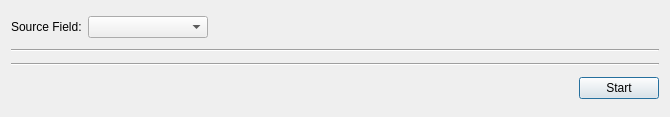
<?xml version="1.0" encoding="UTF-8"?>
<ui version="4.0">
 <class>Dialog</class>
 <widget class="QDialog" name="Dialog">
  <property name="geometry">
   <rect>
    <x>0</x>
    <y>0</y>
    <width>670</width>
    <height>117</height>
   </rect>
  </property>
  <property name="sizePolicy">
   <sizepolicy hsizetype="Preferred" vsizetype="Preferred">
    <horstretch>0</horstretch>
    <verstretch>5</verstretch>
   </sizepolicy>
  </property>
  <property name="windowTitle">
   <string>Batch Download Pictures From Google Images</string>
  </property>
  <layout class="QVBoxLayout" name="verticalLayout">
   <item>
    <layout class="QHBoxLayout" name="horizontalLayout">
     <item>
      <widget class="QLabel" name="label">
       <property name="text">
        <string>Source Field:</string>
       </property>
      </widget>
     </item>
     <item>
      <widget class="QComboBox" name="srcField">
       <property name="minimumSize">
        <size>
         <width>120</width>
         <height>0</height>
        </size>
       </property>
      </widget>
     </item>
     <item>
      <spacer name="horizontalSpacer">
       <property name="orientation">
        <enum>Qt::Horizontal</enum>
       </property>
       <property name="sizeHint" stdset="0">
        <size>
         <width>40</width>
         <height>20</height>
        </size>
       </property>
      </spacer>
     </item>
    </layout>
   </item>
   <item>
    <widget class="Line" name="line">
     <property name="orientation">
      <enum>Qt::Horizontal</enum>
     </property>
    </widget>
   </item>
   <item>
    <layout class="QGridLayout" name="gridLayout" columnstretch="0"/>
   </item>
   <item>
    <widget class="Line" name="line_2">
     <property name="orientation">
      <enum>Qt::Horizontal</enum>
     </property>
    </widget>
   </item>
   <item>
    <layout class="QHBoxLayout" name="horizontalLayout_3">
     <item>
      <spacer name="horizontalSpacer_2">
       <property name="orientation">
        <enum>Qt::Horizontal</enum>
       </property>
       <property name="sizeHint" stdset="0">
        <size>
         <width>40</width>
         <height>20</height>
        </size>
       </property>
      </spacer>
     </item>
     <item>
      <widget class="QPushButton" name="pushButton">
       <property name="text">
        <string>Start</string>
       </property>
      </widget>
     </item>
    </layout>
   </item>
  </layout>
 </widget>
 <resources/>
 <connections>
  <connection>
   <sender>pushButton</sender>
   <signal>clicked()</signal>
   <receiver>Dialog</receiver>
   <slot>accept()</slot>
   <hints>
    <hint type="sourcelabel">
     <x>513</x>
     <y>283</y>
    </hint>
    <hint type="destinationlabel">
     <x>453</x>
     <y>260</y>
    </hint>
   </hints>
  </connection>
 </connections>
</ui>
